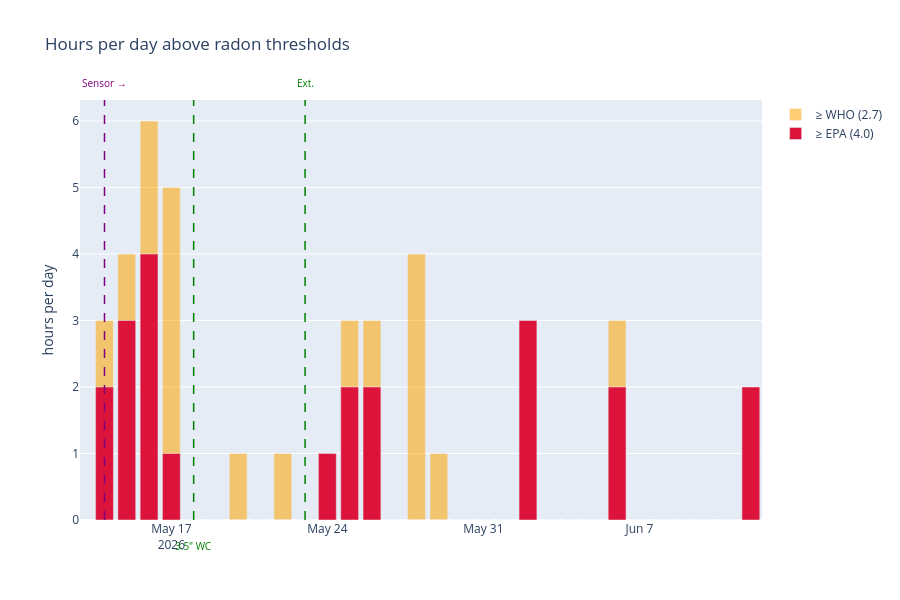

The code cell stored with this chart in its notebook:
### Markdown cell above
## Hours per day above thresholds

Hours per day at or above each threshold. Any bar > 0 on the EPA series is a day where the mitigation system did not keep radon below the action level for the full day.

### Code cell
hours_above_who_daily = (df_post['radon'] >= WHO_LEVEL).resample('D').sum()
hours_above_epa_daily = (df_post['radon'] >= EPA_LEVEL).resample('D').sum()

fig = go.Figure()
fig.add_trace(go.Bar(x=hours_above_who_daily.index, y=hours_above_who_daily.values,
                     name=f'≥ WHO ({WHO_LEVEL})', marker_color='orange', opacity=0.55))
fig.add_trace(go.Bar(x=hours_above_epa_daily.index, y=hours_above_epa_daily.values,
                     name=f'≥ EPA ({EPA_LEVEL})', marker_color='crimson'))
fig.update_layout(title='Hours per day above radon thresholds',
                  yaxis_title='hours per day', xaxis_title='', barmode='overlay')
annotate(fig, levels=False, events=EVENTS_POST)
fig.show()

### Figure 1 — Plotly figure (JSON) as saved in the notebook; plotly's stock layout.template omitted (floating-point values rounded to 4 significant figures)
{"data": [{"marker": {"color": "orange"}, "name": "≥ WHO (2.7)", "opacity": 0.55, "type": "bar", "x": ["2026-05-14T00:00:00.000000", "2026-05-15T00:00:00.000000", "2026-05-16T00:00:00.000000", "2026-05-17T00:00:00.000000", "2026-05-18T00:00:00.000000", "2026-05-19T00:00:00.000000", "2026-05-20T00:00:00.000000", "2026-05-21T00:00:00.000000", "2026-05-22T00:00:00.000000", "2026-05-23T00:00:00.000000", "2026-05-24T00:00:00.000000", "2026-05-25T00:00:00.000000", "2026-05-26T00:00:00.000000", "2026-05-27T00:00:00.000000", "2026-05-28T00:00:00.000000", "2026-05-29T00:00:00.000000", "2026-05-30T00:00:00.000000", "2026-05-31T00:00:00.000000", "2026-06-01T00:00:00.000000", "2026-06-02T00:00:00.000000", "2026-06-03T00:00:00.000000", "2026-06-04T00:00:00.000000", "2026-06-05T00:00:00.000000", "2026-06-06T00:00:00.000000", "2026-06-07T00:00:00.000000", "2026-06-08T00:00:00.000000", "2026-06-09T00:00:00.000000", "2026-06-10T00:00:00.000000", "2026-06-11T00:00:00.000000", "2026-06-12T00:00:00.000000"], "y": [3, 4, 6, 5, 0, 0, 1, 0, 1, 0, 1, 3, 3, 0, 4, 1, 0, 0, 0, 3, 0, 0, 0, 3, 0, 0, 0, 0, 0, 2]}, {"marker": {"color": "crimson"}, "name": "≥ EPA (4.0)", "type": "bar", "x": ["2026-05-14T00:00:00.000000", "2026-05-15T00:00:00.000000", "2026-05-16T00:00:00.000000", "2026-05-17T00:00:00.000000", "2026-05-18T00:00:00.000000", "2026-05-19T00:00:00.000000", "2026-05-20T00:00:00.000000", "2026-05-21T00:00:00.000000", "2026-05-22T00:00:00.000000", "2026-05-23T00:00:00.000000", "2026-05-24T00:00:00.000000", "2026-05-25T00:00:00.000000", "2026-05-26T00:00:00.000000", "2026-05-27T00:00:00.000000", "2026-05-28T00:00:00.000000", "2026-05-29T00:00:00.000000", "2026-05-30T00:00:00.000000", "2026-05-31T00:00:00.000000", "2026-06-01T00:00:00.000000", "2026-06-02T00:00:00.000000", "2026-06-03T00:00:00.000000", "2026-06-04T00:00:00.000000", "2026-06-05T00:00:00.000000", "2026-06-06T00:00:00.000000", "2026-06-07T00:00:00.000000", "2026-06-08T00:00:00.000000", "2026-06-09T00:00:00.000000", "2026-06-10T00:00:00.000000", "2026-06-11T00:00:00.000000", "2026-06-12T00:00:00.000000"], "y": [2, 3, 4, 1, 0, 0, 0, 0, 0, 0, 1, 2, 2, 0, 0, 0, 0, 0, 0, 3, 0, 0, 0, 2, 0, 0, 0, 0, 0, 2]}], "layout": {"annotations": [{"font": {"color": "purple", "size": 10}, "showarrow": false, "text": "Sensor →", "x": "2026-05-14T00:00:00", "xanchor": "center", "xref": "x", "y": 1.02, "yanchor": "bottom", "yref": "y domain"}, {"font": {"color": "green", "size": 10}, "showarrow": false, "text": "3.5\" WC", "x": "2026-05-18T00:00:00", "xanchor": "center", "xref": "x", "y": -0.04, "yanchor": "top", "yref": "y domain"}, {"font": {"color": "green", "size": 10}, "showarrow": false, "text": "Ext.", "x": "2026-05-23T00:00:00", "xanchor": "center", "xref": "x", "y": 1.02, "yanchor": "bottom", "yref": "y domain"}], "barmode": "overlay", "height": 600, "shapes": [{"line": {"color": "purple", "dash": "dash", "width": 1.5}, "type": "line", "x0": "2026-05-14T00:00:00", "x1": "2026-05-14T00:00:00", "xref": "x", "y0": 0, "y1": 1, "yref": "y domain"}, {"line": {"color": "green", "dash": "dash", "width": 1.5}, "type": "line", "x0": "2026-05-18T00:00:00", "x1": "2026-05-18T00:00:00", "xref": "x", "y0": 0, "y1": 1, "yref": "y domain"}, {"line": {"color": "green", "dash": "dash", "width": 1.5}, "type": "line", "x0": "2026-05-23T00:00:00", "x1": "2026-05-23T00:00:00", "xref": "x", "y0": 0, "y1": 1, "yref": "y domain"}], "title": {"text": "Hours per day above radon thresholds"}, "xaxis": {"title": {"text": ""}}, "yaxis": {"title": {"text": "hours per day"}}}}
